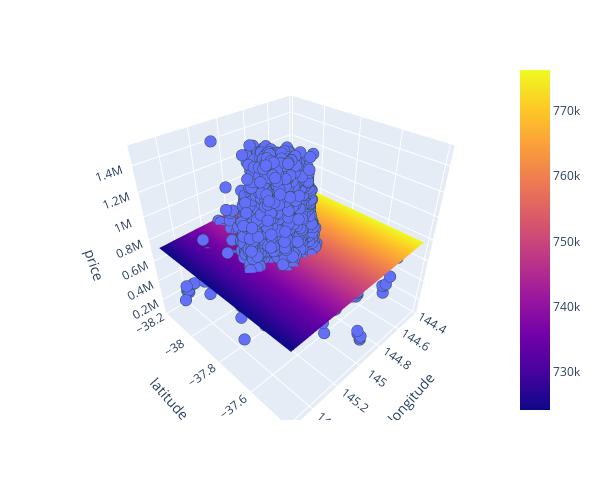

The cell this chart's notebook holds for it:
### Code cell
# ----------------------------------------------------------------------------------------------

# Visualize the model on a 3D scatter plot
fig = px.scatter_3d(
    df,
    x="Longitude",
    y="Latitude",
    z="Price_USD",
    labels={
        "Longitude": "longitude",
        "Latitude": "latitude",
        "Price_USD": "price",
    },
    width=600,
    height=500,
)
# Create x and y coordinates for model representation
x_plane = np.linspace(df["Longitude"].min(), df["Longitude"].max(), 10)
y_plane = np.linspace(df["Latitude"].min(), df["Latitude"].max(), 10)
xx, yy = np.meshgrid(x_plane, y_plane)
# Use model to predict z coordinates
z_plane = model.predict(pd.DataFrame({"Longitude": x_plane, "Latitude": y_plane}))
zz = np.tile(z_plane, (10, 1))

# Add plane to figure
fig.add_trace(go.Surface(x=xx, y=yy, z=zz))

# Refine formatting
fig.update_traces(
    marker={"size": 4, "line": {"width": 2, "color": "DarkSlateGrey"}},
    selector={"mode": "markers"},
)

# Display figure
fig.show()
